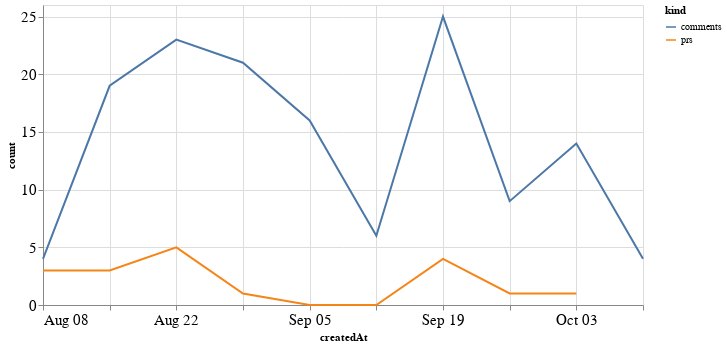

Write notebook code for a chart like this one.
### Code cell
alt.Chart(total_time, width=600).mark_line().encode(
    x='createdAt',
    y='count',
    color='kind'
)

### Figure 1 — Vega-Lite specification as saved in the notebook (floating-point values rounded to 4 significant figures)
{"config": {"axisLeft": {"labelFontSize": 15}, "axisBottom": {"labelFontSize": 15}}, "data": {"name": "data-8240a1d974ad6a00682d6a5599dc0423"}, "mark": "line", "encoding": {"color": {"type": "nominal", "field": "kind"}, "x": {"type": "temporal", "field": "createdAt"}, "y": {"type": "quantitative", "field": "count"}}, "width": 600, "$schema": "https://vega.github.io/schema/vega-lite/v4.8.1.json", "datasets": {"data-8240a1d974ad6a00682d6a5599dc0423": [{"createdAt": "2021-08-08T00:00:00", "kind": "prs", "count": 3.0}, {"createdAt": "2021-08-15T00:00:00", "kind": "prs", "count": 3.0}, {"createdAt": "2021-08-22T00:00:00", "kind": "prs", "count": 5.0}, {"createdAt": "2021-08-29T00:00:00", "kind": "prs", "count": 1.0}, {"createdAt": "2021-09-05T00:00:00", "kind": "prs", "count": 0.0}, {"createdAt": "2021-09-12T00:00:00", "kind": "prs", "count": 0.0}, {"createdAt": "2021-09-19T00:00:00", "kind": "prs", "count": 4.0}, {"createdAt": "2021-09-26T00:00:00", "kind": "prs", "count": 1.0}, {"createdAt": "2021-10-03T00:00:00", "kind": "prs", "count": 1.0}, {"createdAt": "2021-10-10T00:00:00", "kind": "prs", "count": null}, {"createdAt": "2021-08-08T00:00:00", "kind": "comments", "count": 4.0}, {"createdAt": "2021-08-15T00:00:00", "kind": "comments", "count": 19.0}, {"createdAt": "2021-08-22T00:00:00", "kind": "comments", "count": 23.0}, {"createdAt": "2021-08-29T00:00:00", "kind": "comments", "count": 21.0}, {"createdAt": "2021-09-05T00:00:00", "kind": "comments", "count": 16.0}, {"createdAt": "2021-09-12T00:00:00", "kind": "comments", "count": 6.0}, {"createdAt": "2021-09-19T00:00:00", "kind": "comments", "count": 25.0}, {"createdAt": "2021-09-26T00:00:00", "kind": "comments", "count": 9.0}, {"createdAt": "2021-10-03T00:00:00", "kind": "comments", "count": 14.0}, {"createdAt": "2021-10-10T00:00:00", "kind": "comments", "count": 4.0}]}}
